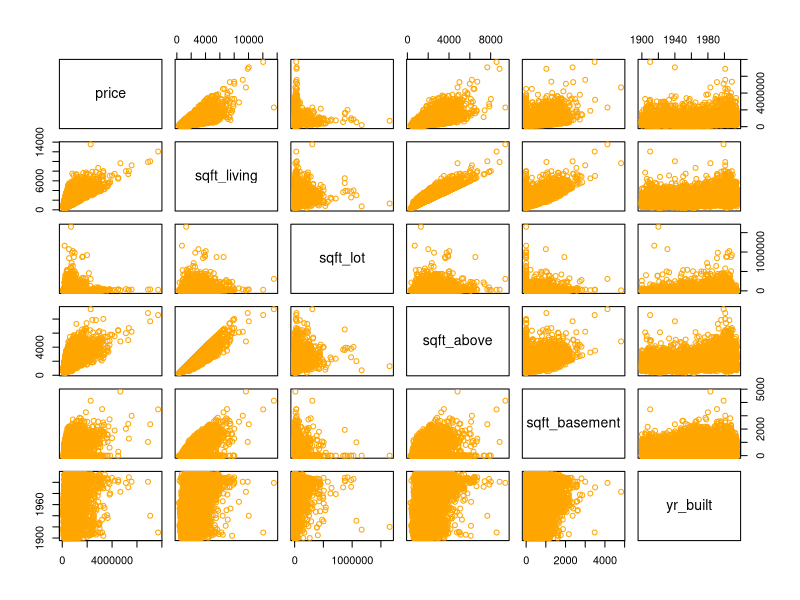
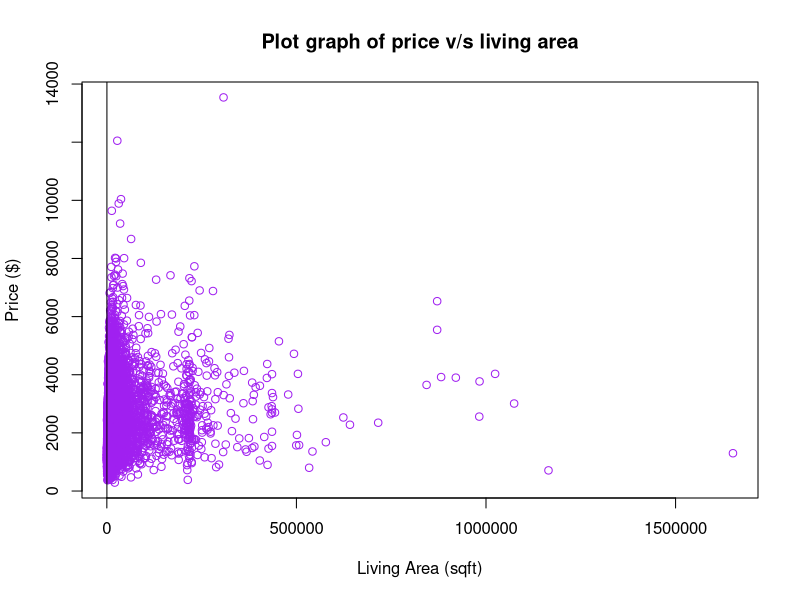

Write the R code that produced these figures, in order. (Note: this script raises an error after producing the figures.)
library(readxl)
library(car)
library(SparseM)

#setting working directory to desired location
setwd("F:/patee/spring 2017/527 - data analytics/week15/house/")

#read the data
data <- read_excel("kc_house_data.xlsx")
View(data)

# subset the data
data1 <- subset(data,select = c("price","sqft_living","sqft_lot","sqft_above","sqft_basement","yr_built"))
View(data1)

# find the correlation and summarize it
cor(data1)
c <- cor(data1)
summary(c)

#modelling the dataset
options(scipen = 999)
model1 <- lm(price~sqft_living,data = data1)
model2 <- lm(price~yr_built,data = data1)
model3 <- lm(price~sqft_living+sqft_basement+sqft_lot+yr_built, data = data1)
summary(model1)
summary(model2)
summary(model3)
#predict(model)

#plot the graphs
plot(data1, col = "orange")
p1 <- plot(sqft_living~sqft_lot, data =  data1, col = "purple",ylab = "Price ($)", xlab = "Living Area (sqft)", main = "Plot graph of price v/s living area")
abline(lm(price~sqft_living,data = data1))
lines(lowess(price,sqft_living), col = "blue")
p2 <- plot(price~sqft_basement, data = data1, col = "cyan", ylab = "Price ($)", xlab = "Basement Area (sqft)", main = "Plot Graph of price v/s basement area")
abline(lm(price~sqft_basement,data = data1))
p3 <- plot(price~sqft_living+sqft_basement+sqft_lot+yr_built, data = data1, col = "purple")